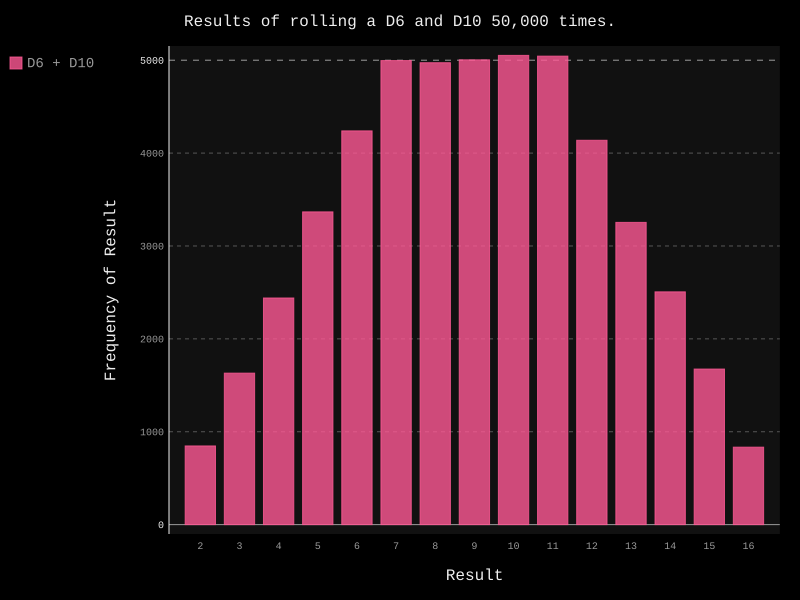

Recreate this plot in Python.
import pygal
from pygal.style import DarkStyle
from die import Die

# 创建一个D6和一个D10
die_1 = Die()
die_2 = Die(10)

# 掷几次骰子，并将结果存储在一个列表中
results = []
for roll_num in range(50000):
    result = die_1.roll() + die_2.roll()
    results.append(result)

frequencies = []

max_result = die_1.num_sides + die_2.num_sides
for value in range(2, max_result+1):
    frequency = results.count(value)
    frequencies.append(frequency)

# 对结果进行可视化
hist = pygal.Bar(style=DarkStyle)

hist.title = "Results of rolling a D6 and D10 50,000 times."
hist.x_labels = [str(i) for i in range(2, 17)]
hist.x_title = "Result"
hist.y_title = "Frequency of Result"

hist.add("D6 + D10", frequencies)
hist.render_to_file('die_visual.svg')
